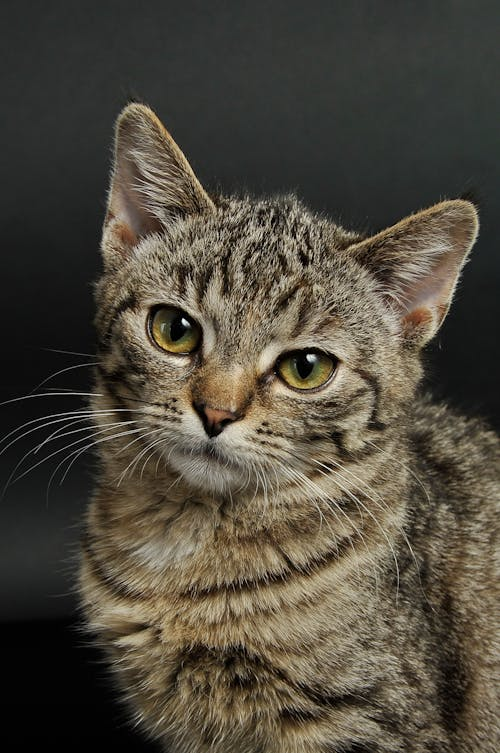
#> input picture Labs/Lab3/Images/cat.jpeg, 500 x 753 px, found by its file name
$ jupyter execute --allow-errors task2.ipynb
#> lines starting #> are read from the running program, lines starting #| are printed output that depends on the picture
[cell 1]
import cv2
import numpy as np
import matplotlib.pyplot as plt

[cell 2]
img = cv2.imread('/content/cat.jpeg')
#> img is the input picture: shape (753, 500, 3); mean B, G, R 61, 73, 79
img = cv2.cvtColor(img, cv2.COLOR_BGR2RGB)

plt.imshow(img)
plt.show()

[cell 3]
transform_img = cv2.resize(img, None, fx=0.2, fy=0.2)
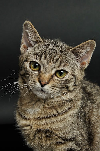
#> transform_img: shape (151, 100, 3); mean R, G, B 78.7, 72.8, 60.7

plt.imshow(transform_img)
plt.show()

[cell 4]
r, c, _ = img.shape
#> r = 753; c = 500
trans_mat = np.float32([[1, 0, 150], [0, 1, 50]])
transform_img = cv2.warpAffine(transform_img, trans_mat, (c, r))
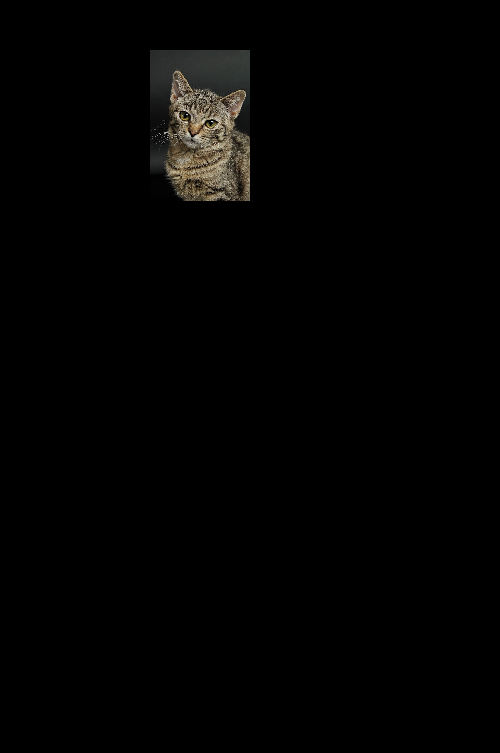
#> transform_img: shape (753, 500, 3); mean R, G, B 3.2, 2.9, 2.4

plt.imshow(transform_img)
plt.show()

[cell 5]
rot_mat = cv2.getRotationMatrix2D((c/2, r/2), 60, 1)
transform_img = cv2.warpAffine(transform_img, rot_mat, (c, r))
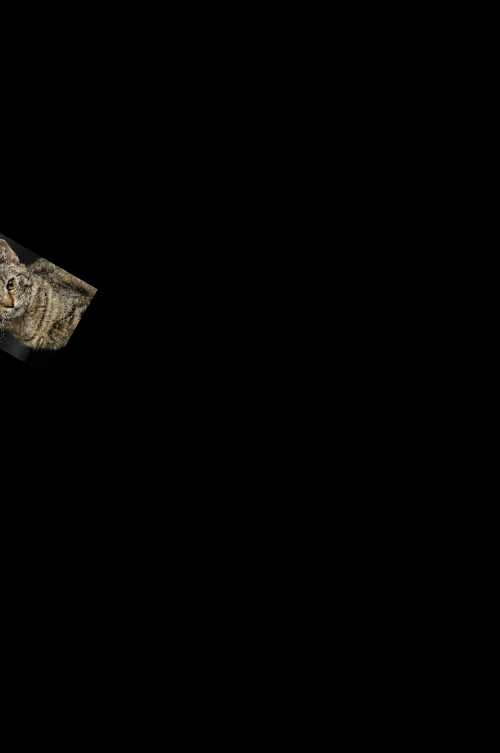
#> transform_img: shape (753, 500, 3); mean R, G, B 2.1, 1.9, 1.5

plt.imshow(transform_img)
plt.show()

[cell 6]
transform_img = cv2.convertScaleAbs(transform_img, alpha=1.8, beta=30)
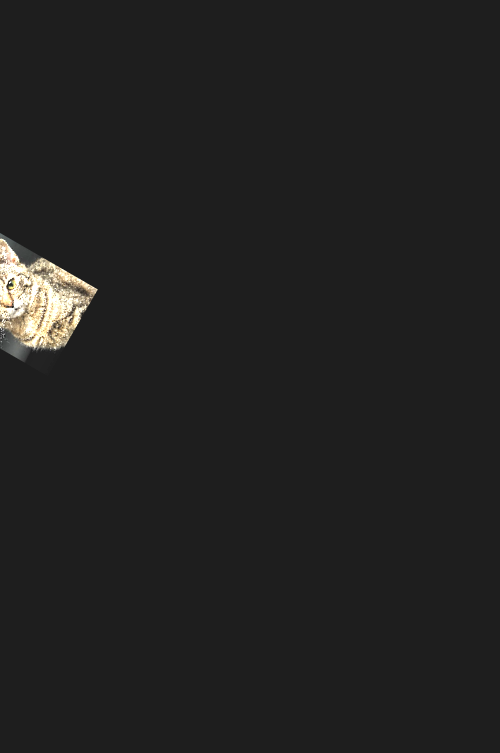
#> transform_img: shape (753, 500, 3); mean R, G, B 33.4, 33.2, 32.6

plt.imshow(transform_img)
plt.show()

[cell 7]
sift = cv2.SIFT_create()

kp1, des1 = sift.detectAndCompute(img, None)
#> kp1 = 2802 keypoints; strongest (x, y, size): (184, 322, 4), (310, 358, 5.3), (259, 431, 3.7), (333, 361, 10)
kp2, des2 = sift.detectAndCompute(transform_img, None)
#> kp2 = 163 keypoints; strongest (x, y, size): (26, 286, 1.9), (10, 285, 4.8), (11, 285, 2.3), (85, 285, 4.4)

bf = cv2.BFMatcher(cv2.NORM_L2, crossCheck=True)
matches = bf.match(des1, des2)
#> matches = 135 matches
matches = sorted(matches, key=lambda x: x.distance)

img_result = cv2.drawMatches(img, kp1, transform_img, kp2, matches, None, flags=cv2.DrawMatchesFlags_NOT_DRAW_SINGLE_POINTS)
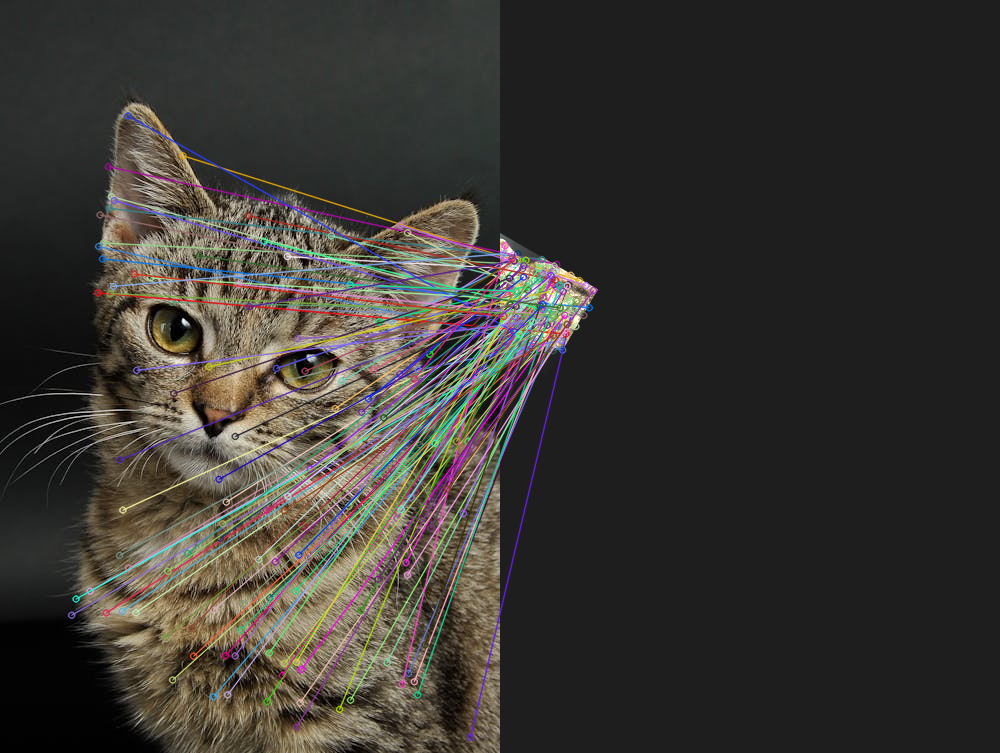
#> img_result: shape (753, 1000, 3); mean R, G, B 58, 55.1, 50.7

plt.imshow(img_result)
plt.show()

[cell 8]
img_d = cv2.imread('/content/dog.jpg')
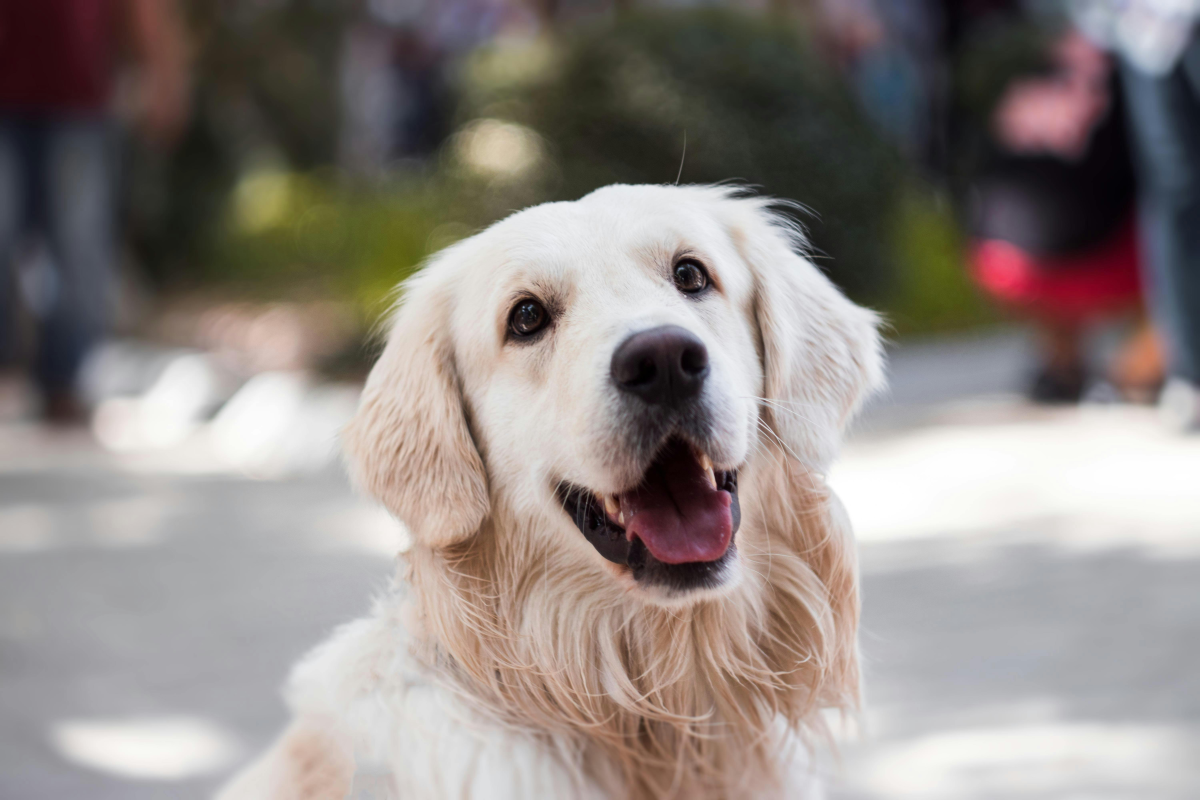
#> input picture Labs/Lab3/Images/dog.jpg, 6000 x 4000 px, found by its file name (shown at 1/5 size)
#> img_d is the input picture: shape (4000, 6000, 3); mean B, G, R 131.2, 135.1, 143.1
img_d = cv2.cvtColor(img_d, cv2.COLOR_BGR2RGB)

plt.imshow(img_d)
plt.show()
